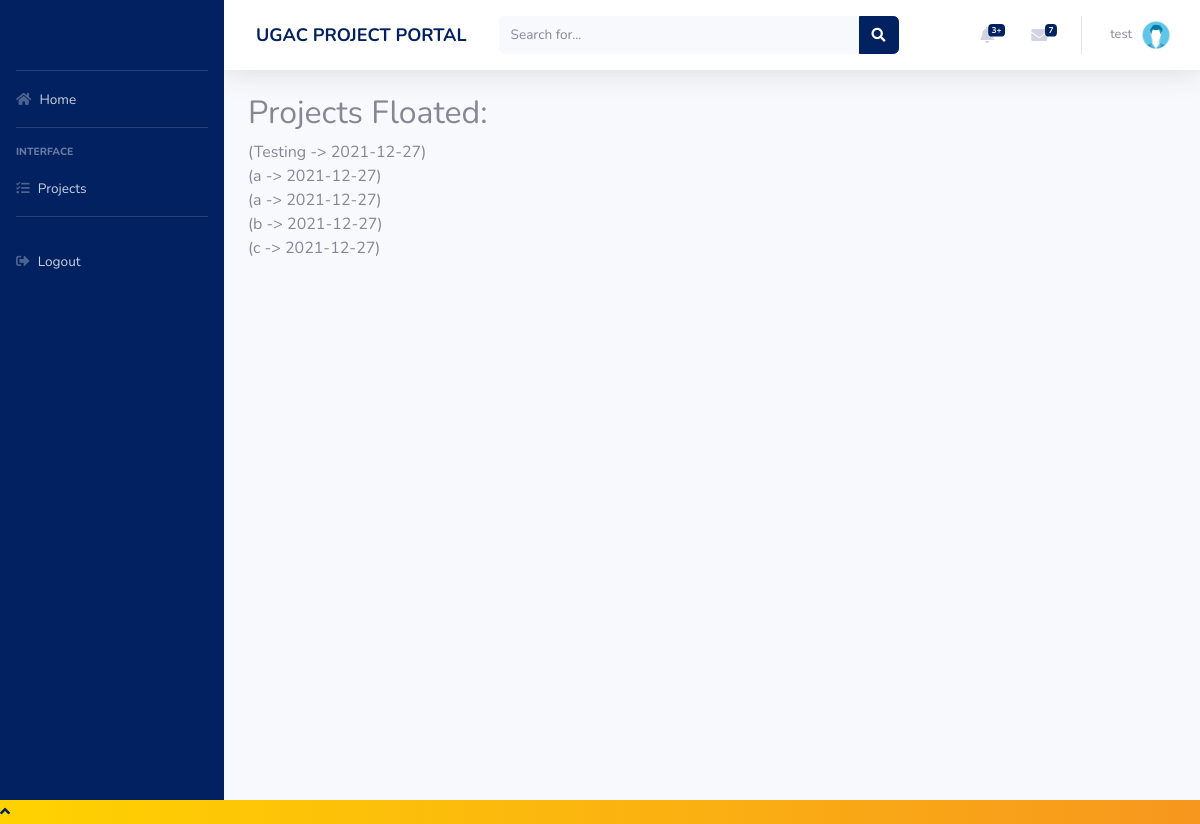
Page /profile/projects/floated (signed in) on the earlier database version.
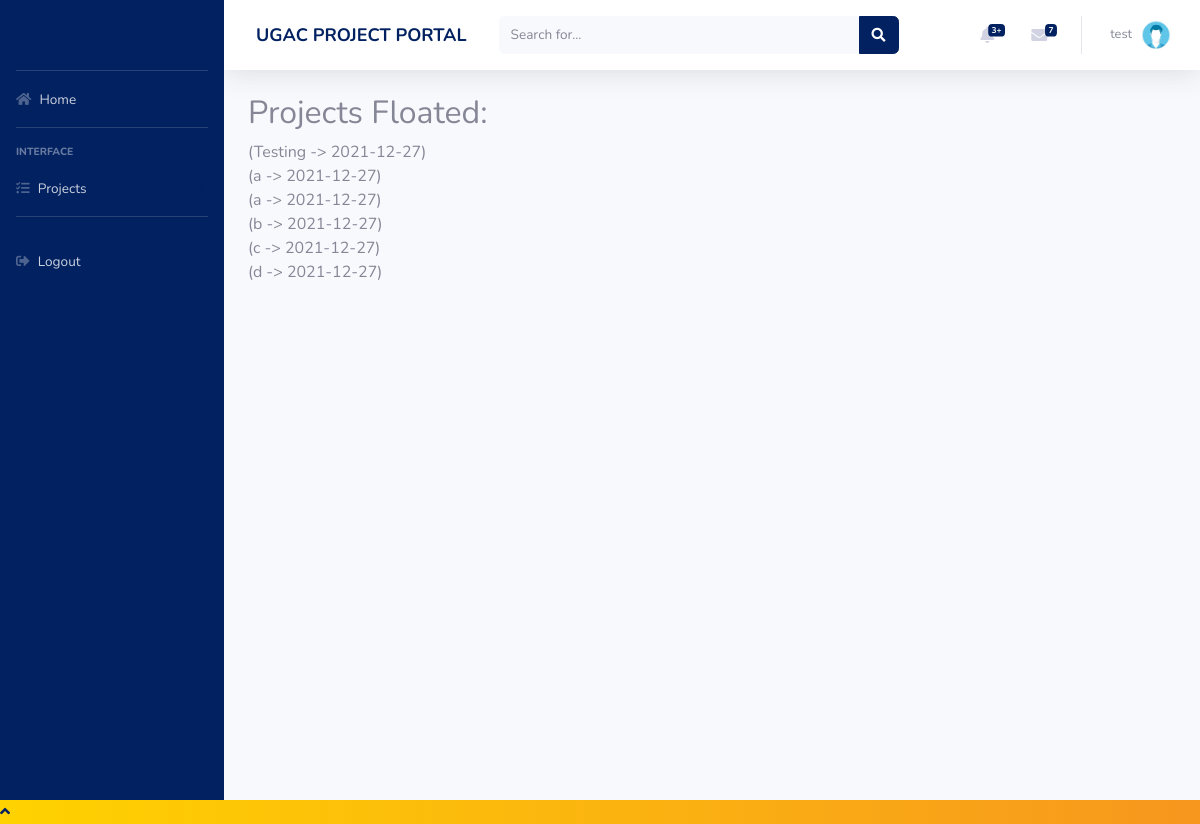
Same page on the later database version.
### home/models.py (models this page shows)
class Project(models.Model):
    Title = models.CharField(max_length=30)
    Description = models.TextField()
    FloatedBy = models.ForeignKey(User, on_delete=models.CASCADE)
    Mentors = models.ManyToManyField(User, related_name='Mentors', blank = True)
    Status = models.CharField(max_length=10, choices=STATUS_CHOICES, default='Open')
    OpenedFor = models.CharField(max_length=300)
    Difficulty = models.CharField(max_length=15, choices=DIFFICULTY_CHOICES, default='Beginner')
    PreRequisite = models.TextField()
    Duration = models.CharField(max_length=30)
    DatePosted = models.DateTimeField(default = timezone.now)
    SelectionCriteria = models.TextField()
    MailNotification = models.CharField(max_length=5, choices=NOTIFICATION_CHOICES,default='On')
    ApplyRequest = models.ManyToManyField(User, related_name='ApplyRequest', blank = True)
    AlreadyApplied = models.ManyToManyField(User, related_name='AlreadyApplied', blank = True)
    def __str__(self):
        return f"({self.Title} -> {self.DatePosted.date()})"

### users/views.py (the view)
# urls.py: path('projects/floated', views.projects_floated, name = 'projects-floated'),
def projects_floated(request):
    projects = Project.objects.all()
    projects_floated = projects.filter(FloatedBy = request.user)
    context = {
        'title': 'Projects Floated',
        'projects': projects_floated,
    }
    return render(request, 'users/profile_floated.html', context)

### users/templates/users/profile_floated.html (shortened to what this page needs)
{% extends 'users/profile.html' %}
{% block profile %}
<div>
    <h2>Projects Floated:</h2>
	{% for project in projects %}
	<div>{{project}}</div>
	{% endfor %}
</div>
{% endblock profile %}

Differences in the rows shown:
added Project: Title+DatePosted "(d -> 2021-12-27)"
